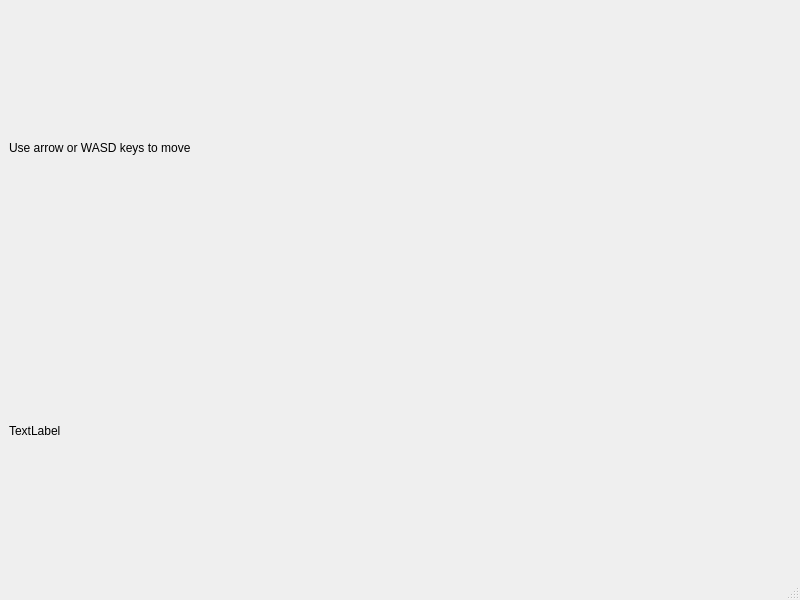
<?xml version="1.0" encoding="UTF-8"?>
<ui version="4.0">
 <class>MainWindow</class>
 <widget class="QMainWindow" name="MainWindow">
  <property name="geometry">
   <rect>
    <x>0</x>
    <y>0</y>
    <width>800</width>
    <height>600</height>
   </rect>
  </property>
  <property name="windowTitle">
   <string>MainWindow</string>
  </property>
  <widget class="QWidget" name="centralwidget">
   <layout class="QHBoxLayout" name="horizontalLayout">
    <item>
     <layout class="QVBoxLayout" name="verticalLayout">
      <item>
       <widget class="QLabel" name="label_4">
        <property name="text">
         <string>Use arrow or WASD keys to move</string>
        </property>
       </widget>
      </item>
      <item>
       <widget class="QLabel" name="label">
        <property name="text">
         <string>TextLabel</string>
        </property>
       </widget>
      </item>
     </layout>
    </item>
   </layout>
  </widget>
  <widget class="QMenuBar" name="menubar">
   <property name="geometry">
    <rect>
     <x>0</x>
     <y>0</y>
     <width>800</width>
     <height>31</height>
    </rect>
   </property>
  </widget>
  <widget class="QStatusBar" name="statusbar"/>
 </widget>
 <resources/>
 <connections/>
</ui>
